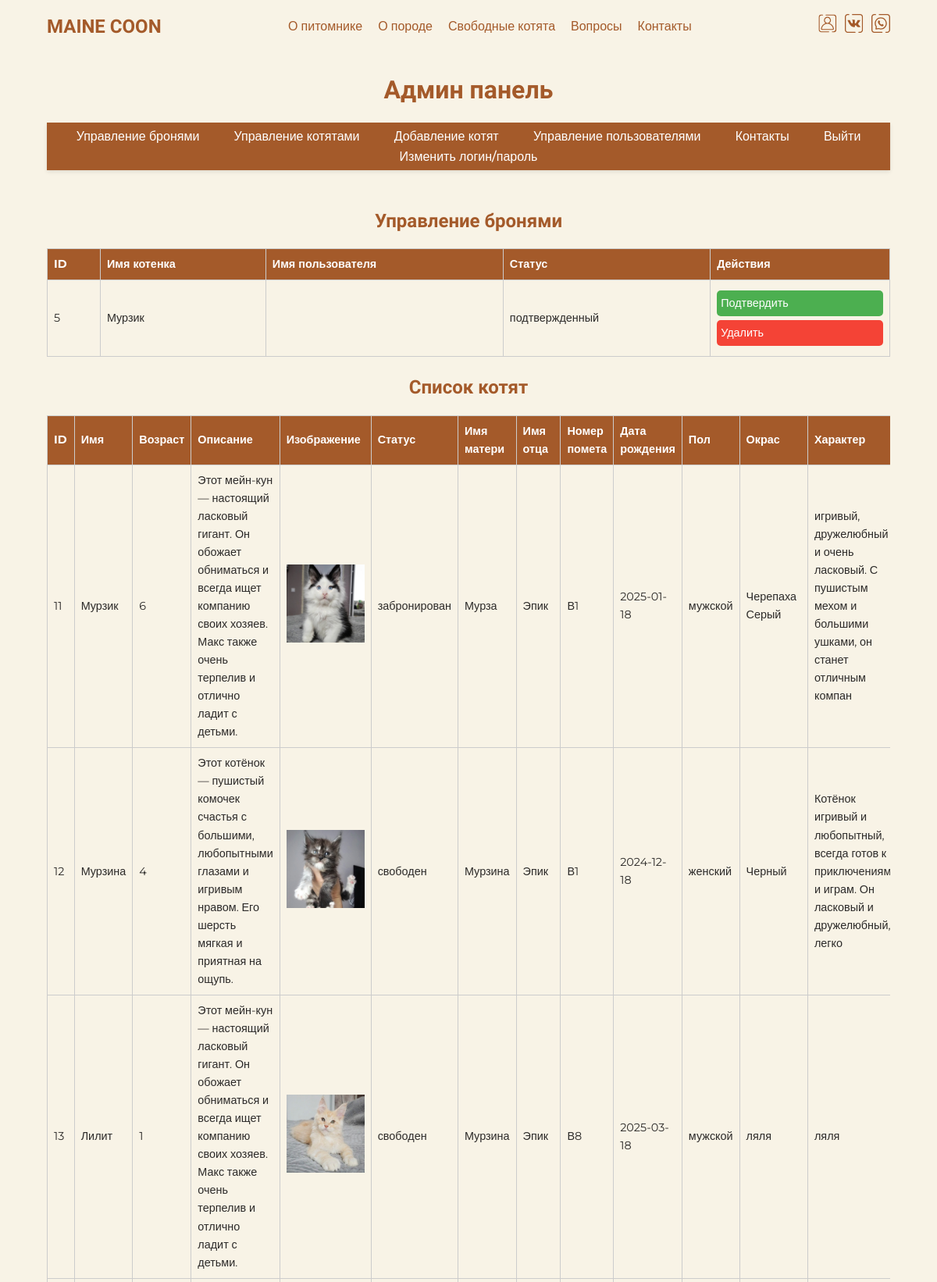
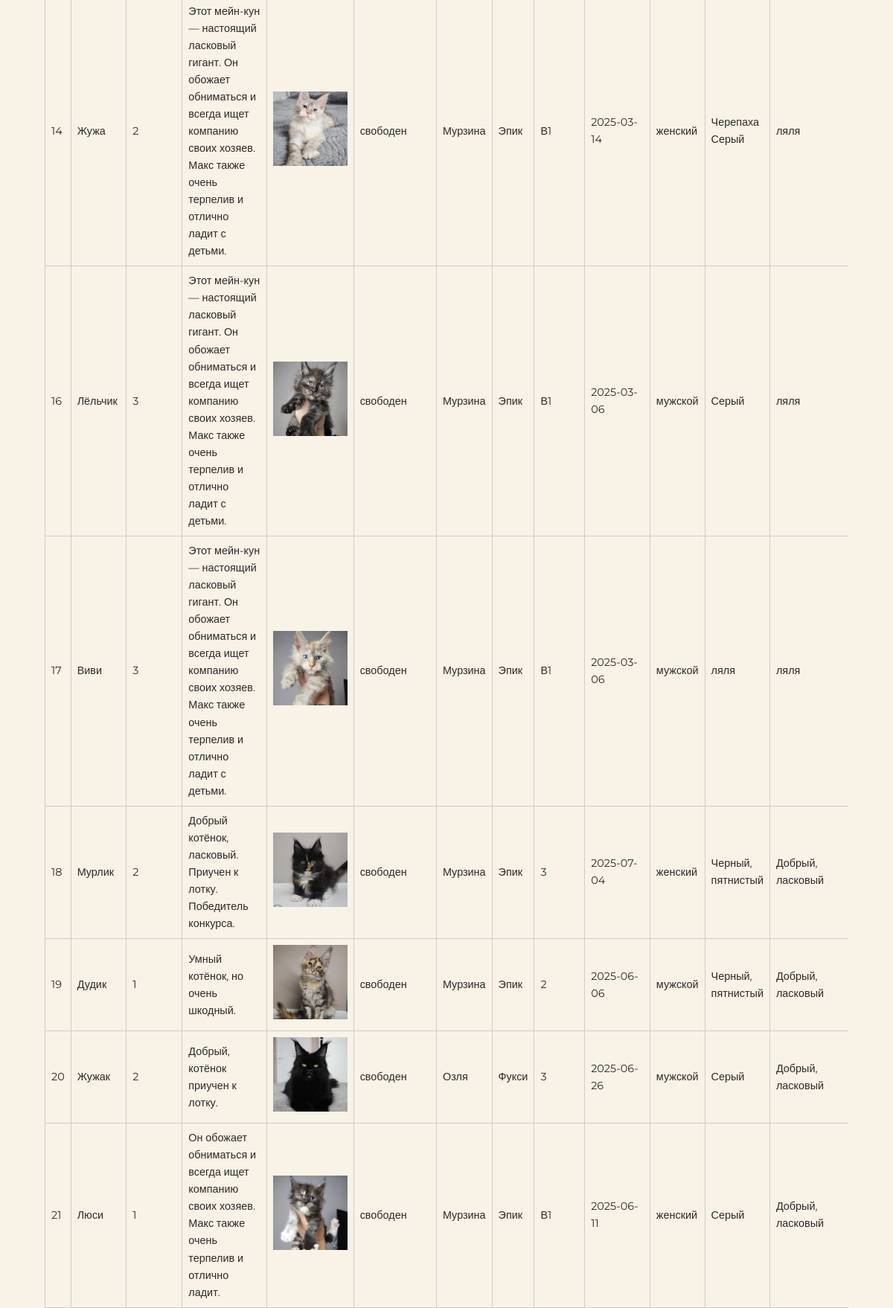
Page /cdc57e707a81d35b17f894d05bfe5ba0/public_html/admin.php (signed in, upper part) on the committed database (2 pictures, top to bottom).
### tables this page shows
CREATE TABLE `bookings` (
  `id` int NOT NULL,
  `user_id` int NOT NULL,
  `kitten_id` int NOT NULL,
  `status` varchar(20) NOT NULL DEFAULT 'активен',
  `created_at` timestamp NULL DEFAULT CURRENT_TIMESTAMP
);

CREATE TABLE `kittens` (
  `id` int NOT NULL,
  `name` varchar(255) NOT NULL,
  `age` int NOT NULL,
  `description` text,
  `image_url` varchar(255) NOT NULL,
  `images` text,
  `status` enum('свободен','забронирован','продан') NOT NULL DEFAULT 'свободен',
  `mother_name` varchar(255) DEFAULT NULL,
  `father_name` varchar(255) DEFAULT NULL,
  `litter_number` varchar(50) DEFAULT NULL,
  `birth_date` date DEFAULT NULL,
  `gender` enum('мужской','женский') DEFAULT NULL,
  `color` varchar(50) DEFAULT NULL,
  `character` varchar(100) DEFAULT NULL,
  `achievements` text,
  `price` decimal(10,2) NOT NULL DEFAULT '0.00'
);

### cdc57e707a81d35b17f894d05bfe5ba0/public_html/admin.php (the view, shortened to what this page needs)
<?php
include 'db_connect.php';
$result_kittens = $conn->query("SELECT * FROM kittens");
$result_bookings = $conn->query("SELECT * FROM bookings");
?>
<!DOCTYPE html>
<html lang="ru">
<head>
        <link rel="stylesheet" href="style.css">
        <link rel="stylesheet" href="https://cdnjs.cloudflare.com/ajax/libs/font-awesome/6.0.0/css/all.min.css" />
        <link rel="stylesheet" href="https://cdn.jsdelivr.net/npm/slick-carousel@1.8.1/slick/slick.css"/>
        <link rel="stylesheet" href="https://cdn.jsdelivr.net/npm/slick-carousel@1.8.1/slick/slick-theme.css"/>
    </head>
<body>
<?php include "header.php"; ?>
<div class="container">
<h1>Админ панель</h1>
<nav class="navbar">
    <ul class="navbar-list">
        <li class="navbar-item"><a href="#manage_kittens" class="navbar-link">Управление бронями</a></li>
        <li class="navbar-item"><a href="#manage_bookings" class="navbar-link">Управление  котятами</a></li>
        <li class="navbar-item"><a href="#addendum" class="navbar-link">Добавление котят</a></li>
        <li class="navbar-item"><a href="#manage_users" class="navbar-link">Управление пользователями</a></li>
        <li class="navbar-item"><a href="#contacts" class="navbar-link">Контакты</a></li>
        <li class="navbar-item"><a href="logout.php" class="navbar-link">Выйти</a></li>
        <li class="navbar-item"><a href="change_credentials.php" class="navbar-link">Изменить логин/пароль</a></li>
    </ul>
</nav>
<br>
<h2 id="manage_kittens">Управление бронями</h2>
<table>
    <tr>
        <th>ID</th>
        <th>Имя котенка</th>
        <th>Имя пользователя</th>
        <th>Статус</th>
        <th>Действия</th>
    </tr>
    <?php
    if ($result_bookings->num_rows > 0) {
        while ($row = $result_bookings->fetch_assoc()) {
            $kitten_id = $row['kitten_id'];
            $user_id = $row['user_id'];
            $kitten_result = $conn->query("SELECT name FROM kittens WHERE id = $kitten_id");
            $kitten_name = $kitten_result->fetch_assoc()['name'];
            $user_result = $conn->query("SELECT username FROM users WHERE id = $user_id");
            $user_name = $user_result->fetch_assoc()['username'];
            echo "<tr>
                    <td>" . $row['id'] . "</td>
                    <td>" . htmlspecialchars($kitten_name) . "</td>
                    <td>" . htmlspecialchars($user_name) . "</td>
                    <td>" . htmlspecialchars($row['status']) . "</td>
                    <td>
                        <div class='action-links'>
                            <a class='confirm' href='?confirm_booking=" . $row['id'] . "'>Подтвердить</a>
                            <a class='delete' href='?delete_booking=" . $row['id'] . "' onclick='return confirm(\"Вы уверены, что хотите удалить эту бронь?\");'>Удалить</a>
                        </div>
                    </td>
                  </tr>";
        }
    } else {
        echo "<tr><td colspan='5'>Нет броней для отображения.</td></tr>";
    }
    ?>
</table>
<h2 id="manage_bookings">Список котят</h2>
<div class="table-container">
    <table>
        <tr>
            <th>ID</th>
            <th>Имя</th>
            <th>Возраст</th>
            <th>Описание</th>
            <th>Изображение</th>
            <th>Статус</th>
            <th>Имя матери</th>
            <th>Имя отца</th>
            <th>Номер помета</th>
            <th>Дата рождения</th>
            <th>Пол</th>
            <th>Окрас</th>
            <th>Характер</th>
        </tr>
        <?php
        if ($result_kittens->num_rows > 0) {
            while ($row = $result_kittens->fetch_assoc()) {
                echo "<tr>
                        <td>" . $row['id'] . "</td>
                        <td>" . htmlspecialchars($row['name']) . "</td>
                        <td>" . $row['age'] . "</td>
                        <td>" . htmlspecialchars($row['description']) . "</td>
                        <td>";
                if (!empty($row['image_url'])) {
                    echo "<img src='" . htmlspecialchars($row['image_url']) . "' alt='" . htmlspecialchars($row['name']) . "' width='100'>";
                } else {
                    echo "<span>Нет изображения</span>";
                }
                echo "</td>
                        <td>" . htmlspecialchars($row['status']) . "</td>
                        <td>" . htmlspecialchars($row['mother_name']) . "</td>
                        <td>" . htmlspecialchars($row['father_name']) . "</td>
                        <td>" . htmlspecialchars($row['litter_number']) . "</td>
                        <td>" . htmlspecialchars($row['birth_date']) . "</td>
                        <td>" . htmlspecialchars($row['gender']) . "</td>
                        <td>" . htmlspecialchars($row['color']) . "</td>
                        <td>" . htmlspecialchars($row['character']) . "</td>
                        <td>" . htmlspecialchars($row['achievements']) . "</td>
                        <td>" . htmlspecialchars($row['price']) . " ₽</td>
                        <td>
                            <div class='action-links'>
                                <a class='edit' href='edit_kitten.php?id=" . $row['id'] . "'>Редактировать</a>
                                <a class='delete' href='?delete_kitten=" . $row['id'] . "' onclick='return confirm(\"Вы уверены, что хотите удалить этого котенка?\");'>Удалить</a>
                            </div>
                        </td>
                      </tr>";
            }
        } else {
            echo "<tr><td colspan='14'>Нет котят для отображения.</td></tr>";
        }
        ?>
    </table>
</div>
</div>
<br><br>
<?php include "footer.php"; ?>
</body>
</html>

### cdc57e707a81d35b17f894d05bfe5ba0/public_html/style.css (style rules this page uses)
body { font-family: 'Montserrat', sans-serif; background-color: #F8F3E6; color: #2C2A29; margin: 0; padding: 0; min-height: 100vh; }
html { scroll-behavior: smooth; }
.container { width: 90%; max-width: 1200px; margin: 0 auto; padding: 0 15px; }
:root { --primary-color:#A45A2A ; --secondary-color: #E1B7A1; --background-color: #F8F3E6; --text-color: #2C2A29; }

### cdc57e707a81d35b17f894d05bfe5ba0/public_html/admin.php (style rules this page uses)
html { scroll-behavior: smooth; }
body { font-family: Montserrat, sans-serif; background-color: #F8F3E6; color: #2C2A29; margin: 0; padding: 0; line-height: 1.6; }
.navbar { background-color: #A45A2A; padding: 5px; text-align: center; box-shadow: 0 2px 5px rgba(0, 0, 0, 0.1); }
.navbar-list { list-style: none; padding: 0; margin: 0; }
.navbar-item { display: inline; margin: 0 20px; }
.navbar-link { color: #fff; text-decoration: none; font-weight: 500; transition: color 0.3s ease; }
.container { max-width: 1200px; margin: 0 auto; padding: 2rem; }
h1, h2 { font-family: 'Montserrat Alternates', sans-serif; color: #A45A2A; margin-bottom: 1rem; text-align: center; }
.table-container { overflow-x: auto; margin-bottom: 1rem; }
table { width: 100%; border-collapse: collapse; font-size: 0.9rem; }
th, td { padding: 8px; text-align: left; border: 1px solid #ccc; }
th { background-color: #A45A2A; color: white; }
.action-links { display: block; margin-top: 5px; }
.action-links a { display: block; text-decoration: none; padding: 5px; border-radius: 5px; color: white; margin-bottom: 5px; }
.action-links a.delete { background-color: #f44336; }
.action-links a.confirm { background-color: #4CAF50; }

### rows in the picture
bookings: id "5", kitten.name "Мурзик", status "подтвержденный"
kittens: id "11", name "Мурзик", age "6", description "Этот мейн-кун — настоящий ласковый гигант. Он обожает обниматься и всегда ищет компанию своих хозяев. Макс также очень терпелив и отлично ладит с детьми.", image_url (picture), status "забронирован", mother_name "Мурза", father_name "Эпик", litter_number "В1", birth_date "2025-01-18", gender "мужской", color "Черепаха Серый", character "игривый, дружелюбный и очень ласковый. С пушистым мехом и большими ушками, он станет отличным компан"
kittens: id "12", name "Мурзина", age "4", description "Этот котёнок — пушистый комочек счастья с большими, любопытными глазами и игривым нравом. Его шерсть мягкая и приятная на ощупь.", image_url (picture), status "свободен", mother_name "Мурзина", father_name "Эпик", litter_number "В1", birth_date "2024-12-18", gender "женский", color "Черный", character "Котёнок игривый и любопытный, всегда готов к приключениям и играм. Он ласковый и дружелюбный, легко"
kittens: id "13", name "Лилит", age "1", description "Этот мейн-кун — настоящий ласковый гигант. Он обожает обниматься и всегда ищет компанию своих хозяев. Макс также очень терпелив и отлично ладит с детьми.", image_url (picture), status "свободен", mother_name "Мурзина", father_name "Эпик", litter_number "В8", birth_date "2025-03-18", gender "мужской", color "ляля", character "ляля"
kittens: id "14", name "Жужа", age "2", description "Этот мейн-кун — настоящий ласковый гигант. Он обожает обниматься и всегда ищет компанию своих хозяев. Макс также очень терпелив и отлично ладит с детьми.", image_url (picture), status "свободен", mother_name "Мурзина", father_name "Эпик", litter_number "В1", birth_date "2025-03-14", gender "женский", color "Черепаха Серый", character "ляля"
kittens: id "16", name "Лёльчик", age "3", description "Этот мейн-кун — настоящий ласковый гигант. Он обожает обниматься и всегда ищет компанию своих хозяев. Макс также очень терпелив и отлично ладит с детьми.", image_url (picture), status "свободен", mother_name "Мурзина", father_name "Эпик", litter_number "В1", birth_date "2025-03-06", gender "мужской", color "Серый", character "ляля"
kittens: id "17", name "Виви", age "3", description "Этот мейн-кун — настоящий ласковый гигант. Он обожает обниматься и всегда ищет компанию своих хозяев. Макс также очень терпелив и отлично ладит с детьми.", image_url (picture), status "свободен", mother_name "Мурзина", father_name "Эпик", litter_number "В1", birth_date "2025-03-06", gender "мужской", color "ляля", character "ляля"
kittens: id "18", name "Мурлик", age "2", description "Добрый котёнок, ласковый. Приучен к лотку. Победитель конкурса.", image_url (picture), status "свободен", mother_name "Мурзина", father_name "Эпик", litter_number "3", birth_date "2025-07-04", gender "женский", color "Черный, пятнистый", character "Добрый, ласковый"
kittens: id "19", name "Дудик", age "1", description "Умный котёнок, но очень шкодный.", image_url (picture), status "свободен", mother_name "Мурзина", father_name "Эпик", litter_number "2", birth_date "2025-06-06", gender "мужской", color "Черный, пятнистый", character "Добрый, ласковый"
kittens: id "20", name "Жужак", age "2", description "Добрый, котёнок приучен к лотку.", image_url (picture), status "свободен", mother_name "Озля", father_name "Фукси", litter_number "3", birth_date "2025-06-26", gender "мужской", color "Серый", character "Добрый, ласковый"
kittens: id "21", name "Люси", age "1", description "Он обожает обниматься и всегда ищет компанию своих хозяев. Макс также очень терпелив и отлично ладит.", image_url (picture), status "свободен", mother_name "Мурзина", father_name "Эпик", litter_number "В1", birth_date "2025-06-11", gender "женский", color "Серый", character "Добрый, ласковый"
